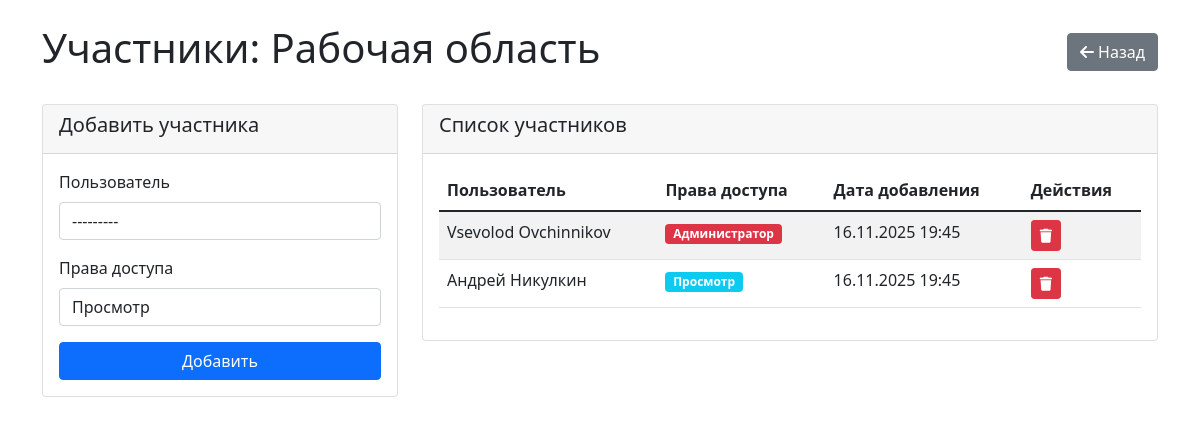
Page /workspace-control/members/4/ (signed in) on the committed database.
### workspace_control/models.py (models this page shows, shortened)
class Workspace(models.Model):
    PERMISSION_CHOICES = [
        ('view', 'Просмотр'),
        ('edit', 'Редактирование проектов'),
        ('admin', 'Администратор'),
    ]
    name = models.CharField(max_length=100, verbose_name='Название рабочей области')
    subdomain = models.CharField(
        max_length=50,
        verbose_name='Поддомен',
        unique=True,
        validators=[
            RegexValidator(
                regex='^[a-zA-Z0-9_-]+$',
                message='Поддомен может содержать только буквы, цифры, дефисы и подчеркивания'
            )
        ]
    )
    admin = models.ForeignKey(
        User,
        on_delete=models.CASCADE,
        related_name='managed_control_workspaces',
        verbose_name='Администратор рабочей области'
    )
    created_at = models.DateTimeField(auto_now_add=True)
    updated_at = models.DateTimeField(auto_now=True)
    is_active = models.BooleanField(default=True)
    class Meta:
        verbose_name = 'Рабочая область Control'
        verbose_name_plural = 'Рабочие области Control'

class WorkspaceMember(models.Model):
    workspace = models.ForeignKey(Workspace, on_delete=models.CASCADE, related_name='control_members')
    user = models.ForeignKey(User, on_delete=models.CASCADE, related_name='control_workspace_memberships')
    permission = models.CharField(max_length=20, choices=Workspace.PERMISSION_CHOICES, default='view')
    joined_at = models.DateTimeField(auto_now_add=True)
    class Meta:
        unique_together = ['workspace', 'user']
        verbose_name = 'Участник рабочей области'
        verbose_name_plural = 'Участники рабочих областей'

### workspace_control/views.py (the view)
# urls.py: path('members/<int:pk>/', views.workspace_members, name='workspace_members'),
@login_required
@user_passes_test(is_admin)
def workspace_members(request, pk):
    workspace = get_object_or_404(Workspace, pk=pk)
    members = workspace.control_members.all()
    if request.method == 'POST':
        form = WorkspaceMemberForm(request.POST)
        if form.is_valid():
            member = form.save(commit=False)
            member.workspace = workspace
            member.save()
            messages.success(request, 'Пользователь добавлен в рабочую область!')
            return redirect('workspace_control:workspace_members', pk=pk)
    else:
        form = WorkspaceMemberForm()
    return render(request, 'workspace_control/workspace_members.html', {
        'workspace': workspace,
        'members': members,
        'form': form
    })

### workspace_control/forms.py
class WorkspaceMemberForm(forms.ModelForm):
    user = forms.ModelChoiceField(
        queryset=User.objects.all(),
        widget=forms.Select(attrs={'class': 'form-control'}),
        label='Пользователь'
    )
    class Meta:
        model = WorkspaceMember
        fields = ['user', 'permission']
        widgets = {
            'permission': forms.Select(attrs={'class': 'form-control'}),
        }
        labels = {
            'permission': 'Права доступа',
        }

### workspace_control/views.py (called while the page is built)
def is_admin(user):
    return user.is_staff or user.is_superuser

### workspace_control/templates/workspace_control/workspace_members.html (shortened to what this page needs)
{% extends 'base.html' %}
{% block content %}
<div class="container mt-4">
    <div class="d-flex justify-content-between align-items-center mb-4">
        <h1>Участники: {{ workspace.name }}</h1>
        <a href="{% url 'workspace_control:workspace_list' %}" class="btn btn-secondary">
            <i class="fas fa-arrow-left"></i> Назад
        </a>
    </div>
    <div class="row">
        <div class="col-md-4">
            <div class="card">
                <div class="card-header">
                    <h5>Добавить участника</h5>
                </div>
                <div class="card-body">
                    <form method="post">
                        {% for field in form %}
                        <div class="mb-3">
                            <label class="form-label">{{ field.label }}</label>
                            {{ field }}
                        </div>
                        {% endfor %}
                        <button type="submit" class="btn btn-primary w-100">Добавить</button>
                    </form>
                </div>
            </div>
        </div>
        <div class="col-md-8">
            <div class="card">
                <div class="card-header">
                    <h5>Список участников</h5>
                </div>
                <div class="card-body">
                    <div class="table-responsive">
                        <table class="table table-striped">
                            <thead>
                                <tr>
                                    <th>Пользователь</th>
                                    <th>Права доступа</th>
                                    <th>Дата добавления</th>
                                    <th>Действия</th>
                                </tr>
                            </thead>
                            <tbody>
                                {% for member in members %}
                                <tr>
                                    <td>{{ member.user.get_full_name|default:member.user.username }}</td>
                                    <td>
                                        <span class="badge bg-{% if member.permission == 'admin' %}danger{% elif member.permission == 'edit' %}warning{% else %}info{% endif %}">
                                            {{ member.get_permission_display }}
                                        </span>
                                    </td>
                                    <td>{{ member.joined_at|date:"d.m.Y H:i" }}</td>
                                    <td>
                                        <form method="post" action="{% url 'workspace_control:remove_member' workspace.pk member.pk %}" class="d-inline">
                                            <button type="submit" class="btn btn-sm btn-danger"
                                                    onclick="return confirm('Удалить пользователя из рабочей области?')">
                                                <i class="fas fa-trash"></i>
                                            </button>
                                        </form>
                                    </td>
                                </tr>
                                {% empty %}
                                <tr>
                                    <td colspan="4" class="text-center">Участники не добавлены</td>
                                </tr>
                                {% endfor %}
                            </tbody>
                        </table>
                    </div>
                </div>
            </div>
        </div>
    </div>
</div>
{% endblock %}

### rows in the picture
Workspace: name "Рабочая область"
WorkspaceMember: user.get_full_name "Vsevolod Ovchinnikov", permission "Администратор", joined_at "16.11.2025 19:45"
WorkspaceMember: user.get_full_name "Андрей Никулкин", permission "Просмотр", joined_at "16.11.2025 19:45"

### other values in the picture
{{ field.label }} "Пользователь" "Права доступа"
